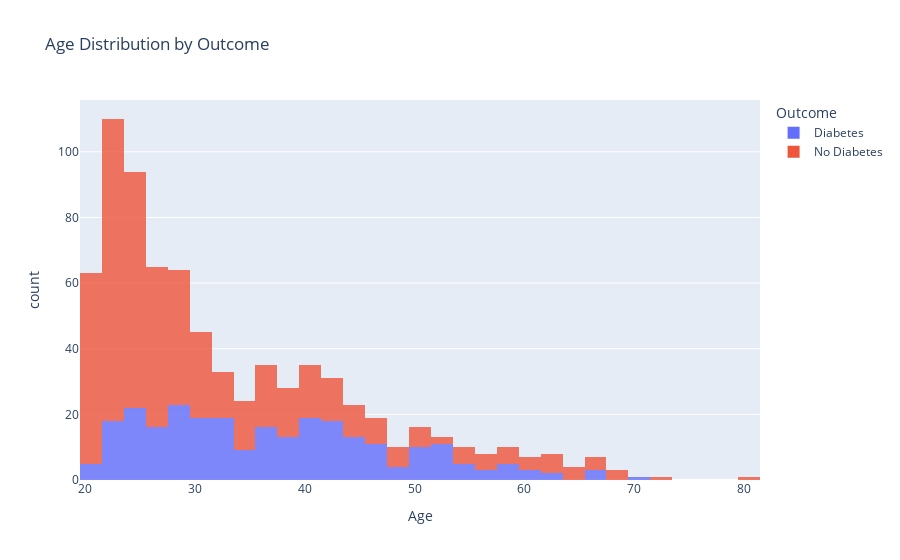

Source (notebook cell):
### Code cell
fig = px.histogram(df_plot, x = 'Age', color = 'Outcome', title = 'Age Distribution by Outcome', opacity= 0.8)
fig.show()

### Figure 1 — Plotly figure (JSON) as saved in the notebook; plotly's stock layout.template omitted (floating-point values rounded to 4 significant figures; data arrays with more than 128 entries replaced by an {"elided": "..."} marker saying what was removed)
{"data": [{"alignmentgroup": "True", "bingroup": "x", "hovertemplate": "Outcome=Diabetes<br>Age=%{x}<br>count=%{y}<extra></extra>", "legendgroup": "Diabetes", "marker": {"color": "#636efa", "opacity": 0.8, "pattern": {"shape": ""}}, "name": "Diabetes", "offsetgroup": "Diabetes", "orientation": "v", "showlegend": true, "type": "histogram", "x": {"elided": "268 int values"}, "xaxis": "x", "yaxis": "y"}, {"alignmentgroup": "True", "bingroup": "x", "hovertemplate": "Outcome=No Diabetes<br>Age=%{x}<br>count=%{y}<extra></extra>", "legendgroup": "No Diabetes", "marker": {"color": "#EF553B", "opacity": 0.8, "pattern": {"shape": ""}}, "name": "No Diabetes", "offsetgroup": "No Diabetes", "orientation": "v", "showlegend": true, "type": "histogram", "x": {"elided": "500 int values"}, "xaxis": "x", "yaxis": "y"}], "layout": {"barmode": "relative", "legend": {"title": {"text": "Outcome"}, "tracegroupgap": 0}, "title": {"text": "Age Distribution by Outcome"}, "xaxis": {"anchor": "y", "domain": [0, 1], "title": {"text": "Age"}}, "yaxis": {"anchor": "x", "domain": [0, 1], "title": {"text": "count"}}}}
